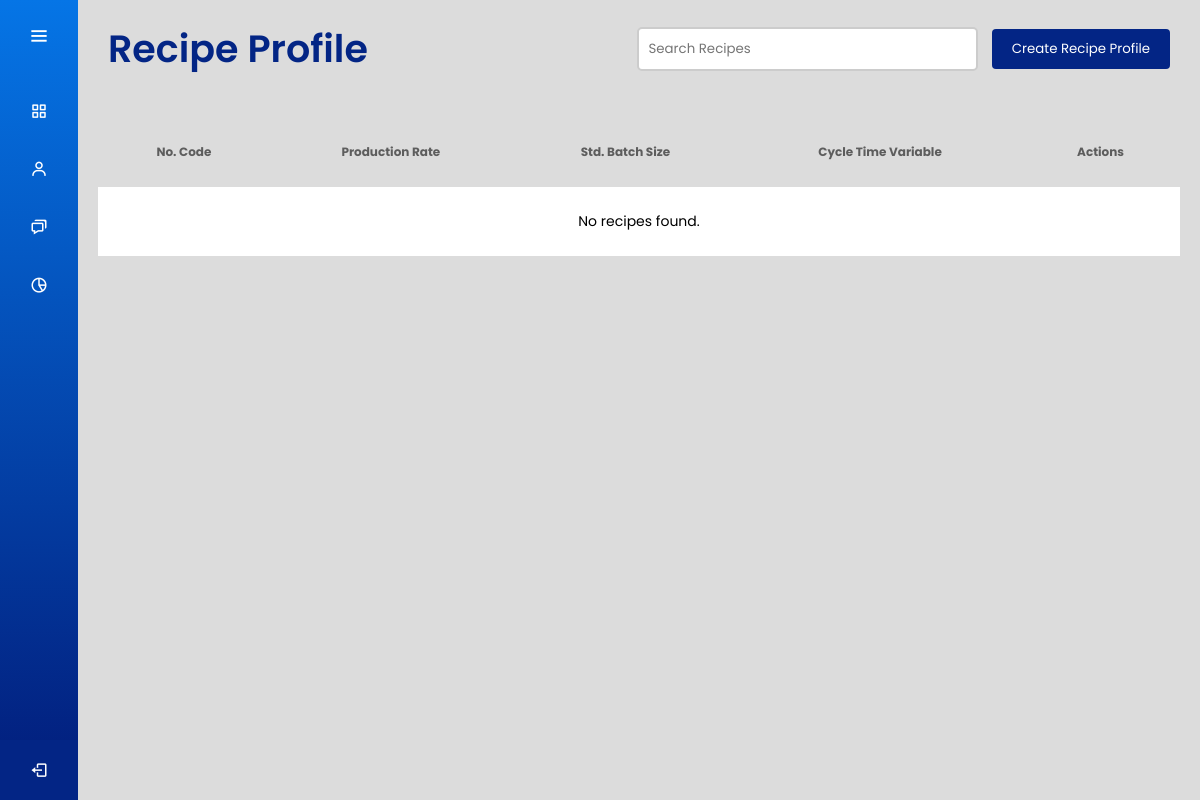
Before: /recipe_dashboard/ (signed in) with the older database file.
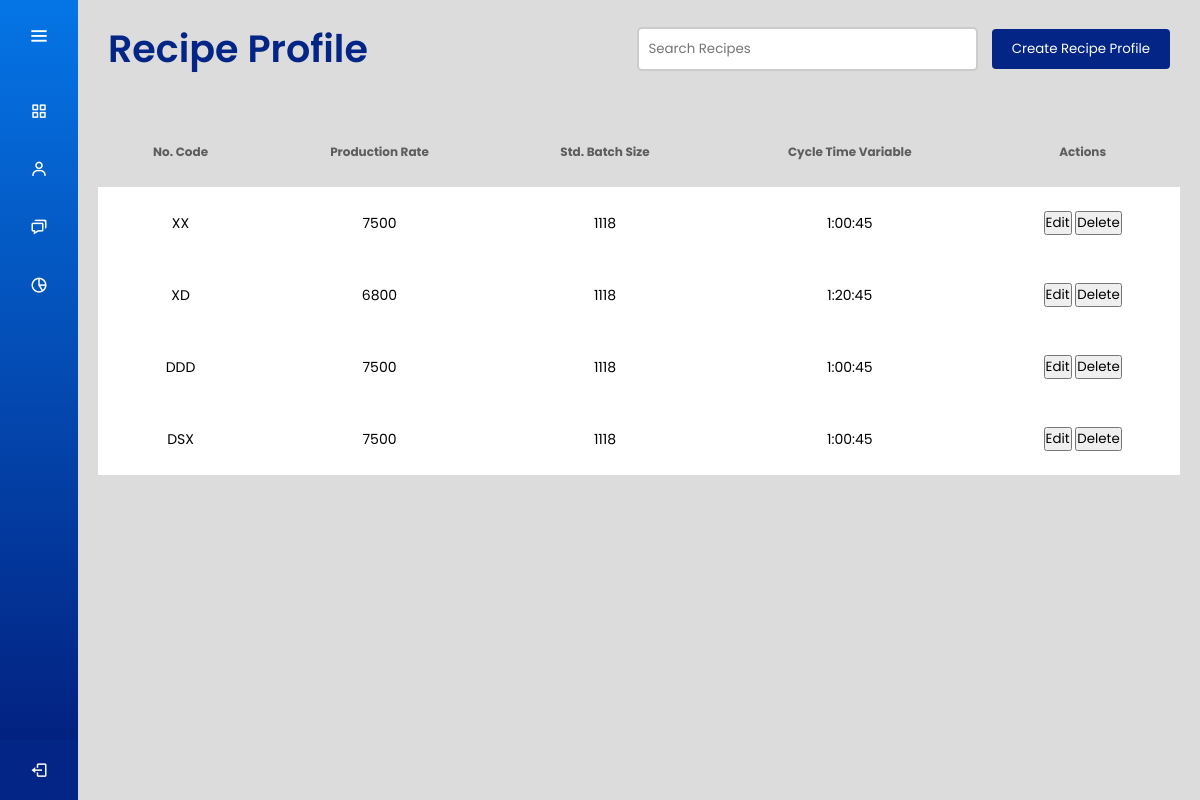
After: the same page with the newer database file.
### recipes/models.py (models this page shows, shortened)
class Recipe(models.Model):
    recipeName = models.CharField(max_length=50, unique=True)
    productionRate = models.CharField(max_length=50)
    stdBatchSize = models.CharField(max_length=50)
    cycleTimeVariable = models.DurationField()

### recipes/views.py (the view)
# urls.py: path('recipe_dashboard/', views.recipe_dashboard, name='recipe_dashboard'),
@login_required
def recipe_dashboard(request):
    recipes = Recipe.objects.all()
    return render(request, 'recipe_dashboard.html', {'recipes': recipes})

### recipes/templates/recipe_dashboard.html (shortened to what this page needs)
<!DOCTYPE html>
<html lang="en" dir="ltr">
  <head>
    {% load static %}
    <link rel="stylesheet" href="{% static 'css/dash_style.css' %}">
    <link rel="stylesheet" href="{% static 'css/table_style.css' %}">
    <link rel="stylesheet" href="{% static 'css/create.css' %}">
    <link href='https://unpkg.com/boxicons@2.0.7/css/boxicons.min.css' rel='stylesheet'>
   </head>
<body>
  {% include 'sidebar.html' %}
  <section class="home-section">
    {% include 'recipe_header.html' %}
    <div class="main-content">
      {% include 'recipe_table.html' %}
    </div>
  </section>
</body>
</html>

### users/templates/sidebar.html (shortened to what this page needs)
<!DOCTYPE html>
<html lang="en" dir="ltr">
  <head>
</head>
<body>
{% load static %}
<div class="sidebar">
    <div class="logo-details">
      <a href="{% url 'dashboard' %}">
      </a>
        <i class='bx bx-menu' id="btn"></i>
    </div>
    <ul class="nav-list">
      <li>
        <a href="{% url 'dashboard' %}">
          <i class='bx bx-grid-alt'></i>
        </a>
      </li>
      <li>
       <a href="{% url 'recipe_dashboard' %}">
         <i class='bx bx-user' ></i>
       </a>
     </li>
     <li>
       <a href="#">
         <i class='bx bx-chat' ></i>
       </a>
     </li>
     <li>
       <a href="#">
         <i class='bx bx-pie-chart-alt-2' ></i>
       </a>
     </li>
     <li class="profile">
         <div class="profile-details">
           <div class="name_job">
             <div class="name">Name Place</div>
             <div class="job">Position Place</div>
           </div>
         </div>
         <a href="{% url 'logout' %}"" id="logout_btn">
         <i class='bx bx-log-out' id="log_out"></i>
        </a>
     </li>
    </ul>
  </div>
</body>
</html>

### recipes/templates/recipe_header.html (shortened to what this page needs)
<!DOCTYPE html>
<html lang="en" dir="ltr">
  <head>
</head>
<body>
<div class="header">
    <div class="text">Recipe Profile</div>
    <div class="top-menu">
        <input type="text" placeholder="Search Recipes">
        <a href="#">
        <button id="createRecipeProfile">Create Recipe Profile</button>
         </a>
    </div>
</div>
</body>
</html>

### recipes/templates/recipe_table.html (shortened to what this page needs)
<!DOCTYPE html>
<html lang="en" dir="ltr">
  <head>
</head>
<table id="dashboard-table">
    <thead>
        <tr>
            <th>No. Code</th>
            <th>Production Rate</th>
            <th>Std. Batch Size</th>
            <th>Cycle Time Variable</th>
            <th>Actions</th>
        </tr>
    </thead>
    <tbody>
        {% if recipes %}
            {% for recipe in recipes %}
                <tr>
                    <td>{{ recipe.recipeName }}</td>
                    <td>{{ recipe.productionRate }}</td>
                    <td>{{ recipe.stdBatchSize }}</td>
                    <td>{{ recipe.cycleTimeVariable }}</td>
                    <td>
                        <button class="edit-btn"
                            data-recipe-id="{{ recipe.id }}"
                            data-recipe-name="{{ recipe.recipeName }}"
                            data-production-rate="{{ recipe.productionRate }}"
                            data-std-batch-size="{{ recipe.stdBatchSize }}"
                            data-cycle-time-variable="{{ recipe.cycleTimeVariable }}">Edit</button>
                        <button class="delete-btn" data-recipe-id="{{ recipe.id }}">Delete</button>
                    </td>
                </tr>
            {% endfor %}
        {% else %}
            <tr>
                <td colspan="5">No recipes found.</td>
            </tr>
        {% endif %}
    </tbody>
</table>
    </html>

### static/css/dash_style.css (style rules this page uses)
* { margin: 0; padding: 0; box-sizing: border-box; font-family: "Poppins", sans-serif; }
.sidebar { position: fixed; left: 0; top: 0; height: 100%; width: 78px; background: linear-gradient(180deg, rgb(5, 117, 230) 0%, rgb(2.46, 40.69, 137.58) 84.79%, rgb(2, 27, 121) 100%); padding: 6px 14px; z-index: 99; transition: all 0.5s ease; }
.sidebar .logo-details { height: 60px; display: flex; align-items: center; position: relative; }
.sidebar .logo-details #btn { position: absolute; top: 50%; right: 0; transform: translateY(-50%); font-size: 22px; transition: all 0.4s ease; font-size: 23px; text-align: center; cursor: pointer; transition: all 0.5s ease; }
.sidebar i { color: #fff; height: 60px; min-width: 50px; font-size: 28px; text-align: center; line-height: 60px; }
.sidebar .nav-list { margin-top: 20px; height: 100%; }
.sidebar li { position: relative; margin: 8px 0; list-style: none; }
.sidebar li a { display: flex; height: 100%; width: 100%; border-radius: 12px; align-items: center; text-decoration: none; transition: all 0.4s ease; background: none; }
.sidebar li i { height: 50px; line-height: 50px; font-size: 18px; border-radius: 12px; }
.sidebar li.profile { position: fixed; height: 60px; width: 78px; left: 0; bottom: -8px; padding: 10px 14px; background: #032585; transition: all 0.5s ease; overflow: hidden; }
.sidebar li .profile-details { display: flex; align-items: center; flex-wrap: nowrap; }
.sidebar li.profile .name, .sidebar li.profile .job { font-size: 15px; font-weight: 400; color: #fff; white-space: nowrap; }
.sidebar li.profile .job { font-size: 12px; }
.sidebar .profile #log_out { position: absolute; top: 50%; right: 0; transform: translateY(-50%); background: #032585; width: 100%; height: 60px; line-height: 60px; border-radius: 0px; transition: all 0.5s ease; }
.home-section { position: relative; background: #DCDCDC; min-height: 100vh; top: 0; left: 78px; width: calc(100% - 78px); transition: all 0.5s ease; z-index: 2; }
.home-section .text { display: inline-block; color: #032585; font-size: 38px; font-weight: 600; }
.home-section .header { display: flex; justify-content: space-between; align-items: center; padding: 20px 30px 20px 30px; background-color: #DCDCDC; box-shadow: 0 2px 4px rgba(0, 0, 0, 0.1); }
.home-section .top-menu input[type="text"] { padding: 10px; padding-right: 70px; border-radius: 4px; margin-right: 10px; border: 2px solid #ccc; border-radius: 5px; outline: none; transition: border-color 0.3s; }
.home-section .top-menu button { background-color: #032585; color: #fff; padding: 10px 20px; border: none; border-radius: 4px; cursor: pointer; transition: background-color 0.3s; }
.home-section .main-content { padding: 20px; background-color: #DCDCDC; min-height: 300px; height: 100%; }

### static/css/table_style.css (style rules this page uses)
table { width: 100%; border-collapse: collapse; margin: 0; }
table thead { color: #5D5D5D; }
table th { padding: 26px; text-align: center; vertical-align: middle; font-size: 12px; font-weight: 700; }
table td { padding: 24px; text-align: center; vertical-align: middle; font-size: 14px; }
table tbody tr { padding: 10px; background-color: #ffffff; transition: background-color 0.3s; }

### static/css/create.css (style rules this page uses)
.main-content { overflow-x: hidden; }

Changed rows visible on the page:
added Recipe: recipeName "XX", productionRate "7500", stdBatchSize "1118", cycleTimeVariable "1:00:45"
added Recipe: recipeName "XD", productionRate "6800", stdBatchSize "1118", cycleTimeVariable "1:20:45"
added Recipe: recipeName "DDD", productionRate "7500", stdBatchSize "1118", cycleTimeVariable "1:00:45"
added Recipe: recipeName "DSX", productionRate "7500", stdBatchSize "1118", cycleTimeVariable "1:00:45"
Other visible differences:
text no longer shown: "No recipes found."
